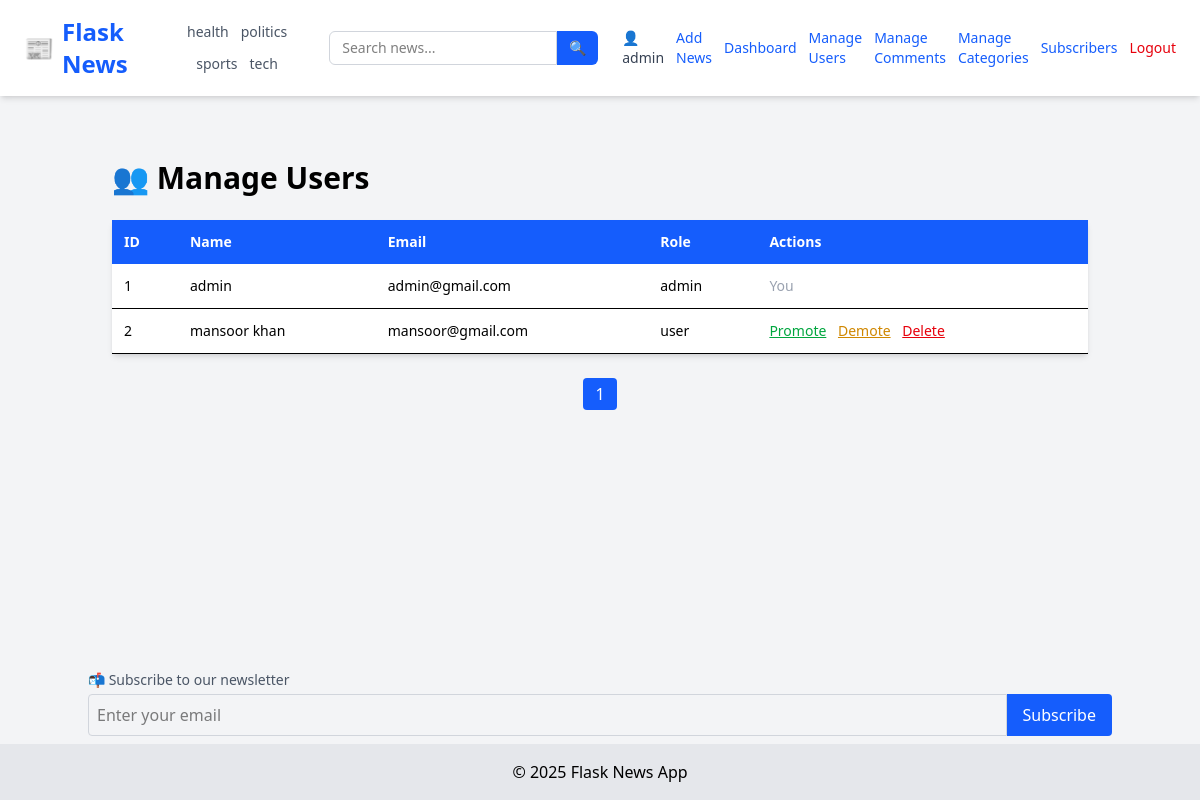
The page /admin/manage-users (signed in) on the database as committed earlier.
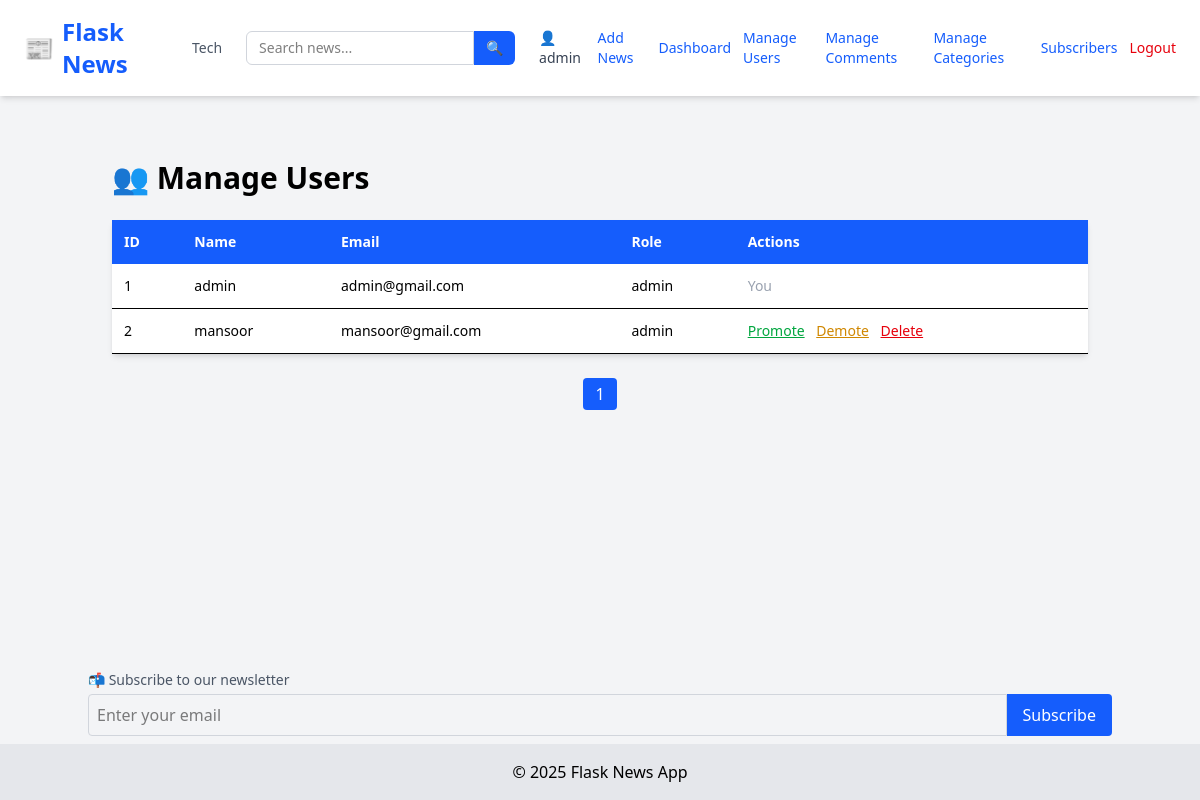
The same page on the database as committed later.
### tables this page shows
CREATE TABLE categories (
            id INTEGER PRIMARY KEY AUTOINCREMENT,
            name TEXT UNIQUE NOT NULL
        );

CREATE TABLE users (
            id INTEGER PRIMARY KEY AUTOINCREMENT,
            username TEXT NOT NULL,
            email TEXT UNIQUE NOT NULL,
            password TEXT NOT NULL,
            role TEXT DEFAULT 'user'
        );

### app/admin_routes.py (the view)
@admin.route('/admin/manage-users')
@login_required
@admin_only
def manage_users():
    page = int(request.args.get('page', 1))
    per_page = 10  # Users per page
    offset = (page - 1) * per_page
    conn = sqlite3.connect(current_app.config['DATABASE'])
    c = conn.cursor()
    c.execute("SELECT id, username, email, role FROM users LIMIT ? OFFSET ?", (per_page, offset))
    users = c.fetchall()
    c.execute("SELECT COUNT(*) FROM users")
    total_users = c.fetchone()[0]
    conn.close()
    total_pages = (total_users + per_page - 1) // per_page
    return render_template(
        'admin/users.html',
        users=users,
        page=page,
        total_pages=total_pages
    )

### app/__init__.py (called while the page is built)
def create_app():
    app = Flask(__name__, instance_relative_config=True)
    app.config.from_object('config.Config')
    from app.routes import main
    app.register_blueprint(main)
    from app.admin_routes import admin
    app.register_blueprint(admin)
    from app.user_routes import user
    app.register_blueprint(user)
    init_db(app)
    login_manager.init_app(app)
    @login_manager.user_loader
    def user_loader(user_id):
        return load_user(user_id)
    @app.context_processor
    def inject_now():
        return {'now': datetime.now}
    @app.context_processor
    def inject_categories():
        conn = sqlite3.connect(current_app.config['DATABASE'])
        c = conn.cursor()
        c.execute("SELECT id, name FROM categories ORDER BY name ASC")
        categories = c.fetchall()
        conn.close()
        return {'categories': categories}
    return app

### app/models.py (called while the page is built)
def load_user(user_id):
    conn = sqlite3.connect(current_app.config['DATABASE'])
    c = conn.cursor()
    c.execute("SELECT id, username,email, role FROM users WHERE id = ?", (user_id,))
    row = c.fetchone()
    conn.close()
    if row:
        return User(*row)
    return None

### app/templates/admin/users.html (shortened to what this page needs)
{% extends "layout.html" %} {% block title %}User Management{% endblock %} {%
block content %}
<div class="max-w-5xl mx-auto py-10">
  <h1 class="text-3xl font-bold mb-6">👥 Manage Users</h1>
  <table class="w-full bg-white shadow-md rounded text-sm text-left">
    <thead class="bg-blue-600 text-white">
      <tr>
        <th class="p-3">ID</th>
        <th class="p-3">Name</th>
        <th class="p-3">Email</th>
        <th class="p-3">Role</th>
        <th class="p-3">Actions</th>
      </tr>
    </thead>
    <tbody>
      {% for u in users %}
      <tr class="border-b hover:bg-gray-50">
        <td class="p-3">{{ u[0] }}</td>
        <td class="p-3">{{ u[1] }}</td>
        <td class="p-3">{{ u[2] }}</td>
        <td class="p-3">{{ u[3] }}</td>
        <td class="p-3 space-x-2">
          {% if u[0] != current_user.id %}
          <a
            href="{{ url_for('admin.promote_user', user_id=u[0]) }}"
            class="text-green-600 underline"
            >Promote</a
          >
          <a
            href="{{ url_for('admin.demote_user', user_id=u[0]) }}"
            class="text-yellow-600 underline"
            >Demote</a
          >
          <a
            href="{{ url_for('admin.delete_user', user_id=u[0]) }}"
            class="text-red-600 underline"
            onclick="return confirm('Are you sure?')"
            >Delete</a
          >
          {% else %}
          <span class="text-gray-400">You</span>
          {% endif %}
        </td>
      </tr>
      {% endfor %}
    </tbody>
  </table>
  <div class="mt-6 flex justify-center space-x-2">
     {% for p in range(1, total_pages + 1) %}
    <a
      href="{{ url_for('admin.manage_users', page=p) }}"
      class="px-3 py-1 rounded {{ 'bg-blue-600 text-white' if p == page else 'bg-gray-200 hover:bg-gray-300' }}"
    >
      {{ p }}
    </a>
    {% endfor %}
  </div>
</div>
{% endblock %}

### app/templates/layout.html (shortened to what this page needs)
<!DOCTYPE html>
<html lang="en">
  <head>
    <link
      rel="stylesheet"
      href="https://cdnjs.cloudflare.com/ajax/libs/font-awesome/4.7.0/css/font-awesome.min.css"
    />
    <script src="https://cdn.jsdelivr.net/npm/@tailwindcss/browser@4"></script>
  </head>
  <body class="bg-gray-100 min-h-screen flex flex-col">
    <nav
      class="bg-white shadow-md px-6 py-4 flex flex-wrap md:flex-nowrap justify-between items-center"
    >
      <a
        href="/"
        class="text-2xl font-extrabold text-blue-600 flex items-center gap-2"
      >
        📰 <span>Flask News</span>
      </a>
      <div
        class="flex flex-wrap justify-center gap-3 mt-4 md:mt-0 md:ml-6 text-sm text-gray-600 font-medium"
      >
        {% for cat in categories %}
        <a
          href="{{ url_for('main.filter_by_category', name=cat[1]) }}"
          class="hover:text-blue-600 transition-colors"
        >
          {{ cat[1] }}
        </a>
        {% endfor %}
      </div>
      <form
        method="GET"
        action="{{ url_for('main.search') }}"
        class="flex mt-4 md:mt-0 md:ml-6"
      >
        <input
          type="text"
          name="q"
          placeholder="Search news..."
          required
          class="px-3 py-1.5 border rounded-l-md border-gray-300 focus:outline-none focus:ring focus:border-blue-500 text-sm"
        />
        <button
          type="submit"
          class="px-3 py-1.5 bg-blue-600 text-white rounded-r-md text-sm hover:bg-blue-700 transition-colors"
        >
          🔍
        </button>
      </form>
      <div class="flex items-center gap-3 mt-4 md:mt-0 md:ml-6 text-sm">
        {% if current_user.is_authenticated %}
        <a href="{{ url_for('user.user_profile', email=current_user.email) }}"
          ><span class="text-gray-700">👤 {{ current_user.username }}</span></a
        >
        {% if current_user.role == 'admin' %}
        <a href="/add" class="text-blue-600 hover:underline">Add News</a>
        <a
          href="{{url_for('admin.dashboard')}}"
          class="text-blue-600 hover:underline"
          >Dashboard</a
        >
        <a
          href="{{ url_for('admin.manage_users') }}"
          class="text-blue-600 hover:underline"
          >Manage Users</a
        >
        <a
          href="{{ url_for('admin.manage_comments') }}"
          class="text-blue-600 hover:underline"
        >
          Manage Comments</a
        >
        <a
          href="{{ url_for('admin.manage_categories') }}"
          class="text-blue-600 hover:underline"
        >
          Manage Categories</a
        >
        <a
          href="{{ url_for('admin.view_subscribers') }}"
          class="text-blue-600 hover:underline"
          >Subscribers</a
        >
        {% endif %}
        <a href="/logout" class="text-red-600 hover:underline">Logout</a>
        {% else %}
        <a href="/login" class="text-blue-600 hover:underline">Login</a>
        <a href="/register" class="text-blue-600 hover:underline">Register</a>
        {% endif %}
      </div>
    </nav>
    <main class="flex-grow container mx-auto p-6">
       {% block content %}{% endblock %}
    </main>
    <div class="container mx-auto mb-2">
      <form action="{{ url_for('user.subscribe') }}" method="POST" class="mt-4">
        <label class="block text-sm text-gray-600 mb-1"
          >📬 Subscribe to our newsletter</label
        >
        <div class="flex">
          <input
            type="email"
            name="email"
            required
            placeholder="Enter your email"
            class="w-full p-2 rounded-l border border-gray-300"
          />
          <button type="submit" class="bg-blue-600 text-white px-4 rounded-r">
            Subscribe
          </button>
        </div>
      </form>
    </div>
    <footer class="bg-gray-200 text-center py-4">
      &copy; {{ now().year }} Flask News App
    </footer>
  </body>
</html>

Rows that differ between the two databases and show on the page:
removed categories: name "health"
removed categories: name "politics"
removed categories: name "sports"
removed categories: name "tech"
added categories: name "Tech"
changed users "mansoor@gmail.com": username "mansoor khan" → "mansoor"; role "user" → "admin"
